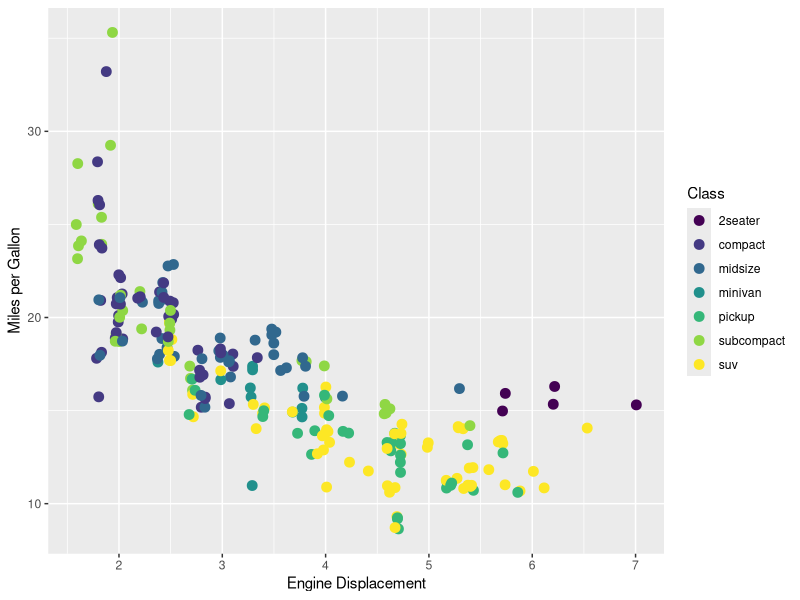
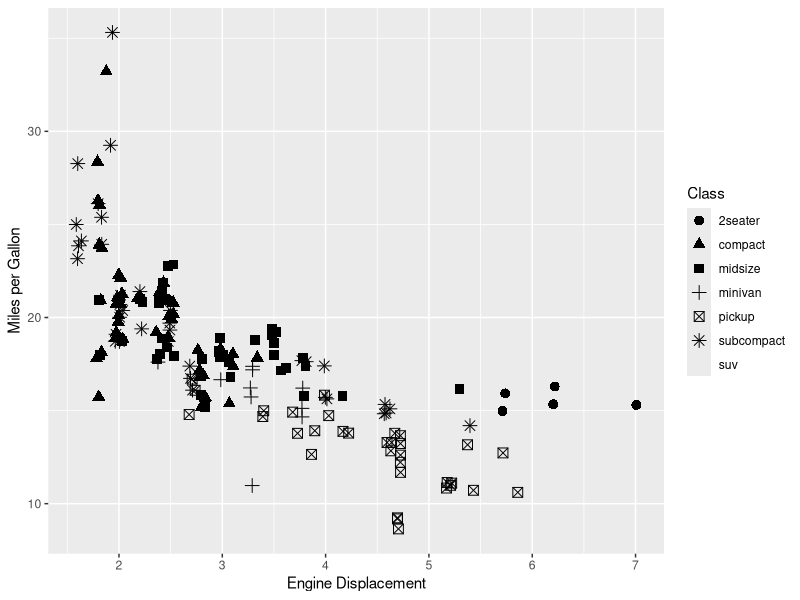
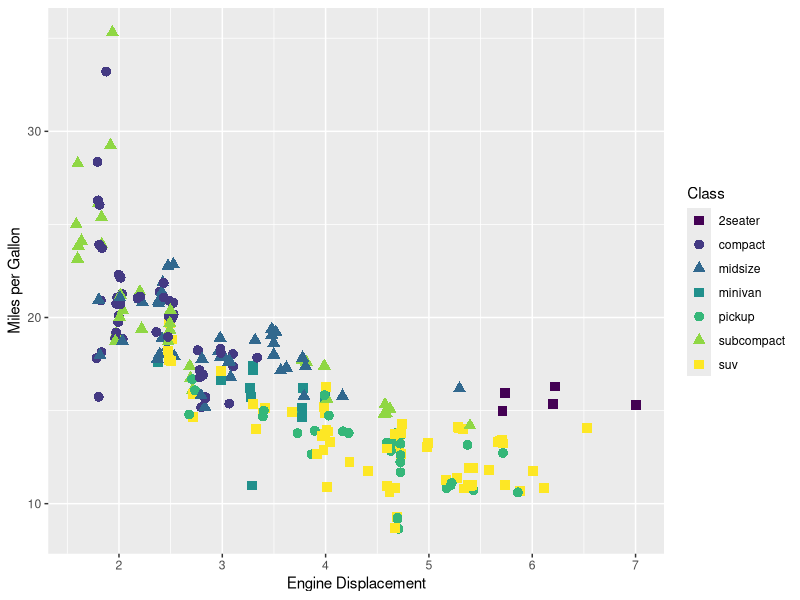
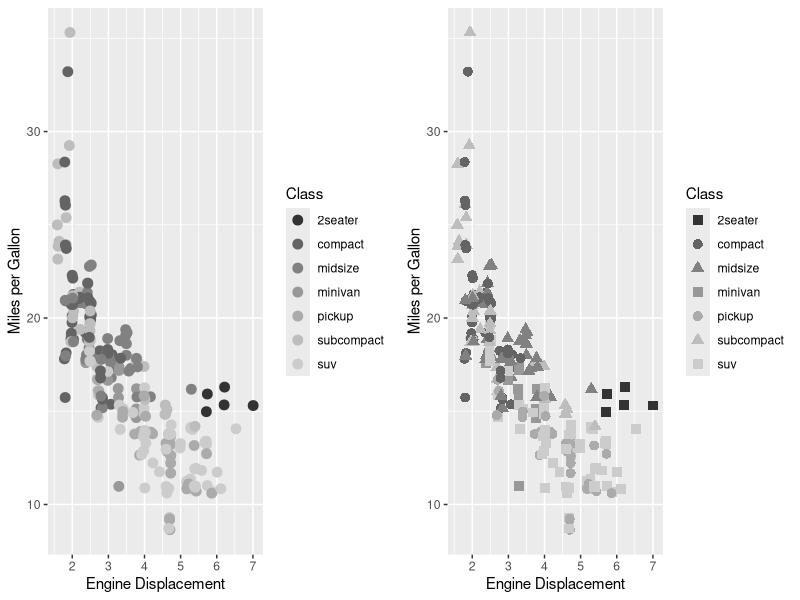
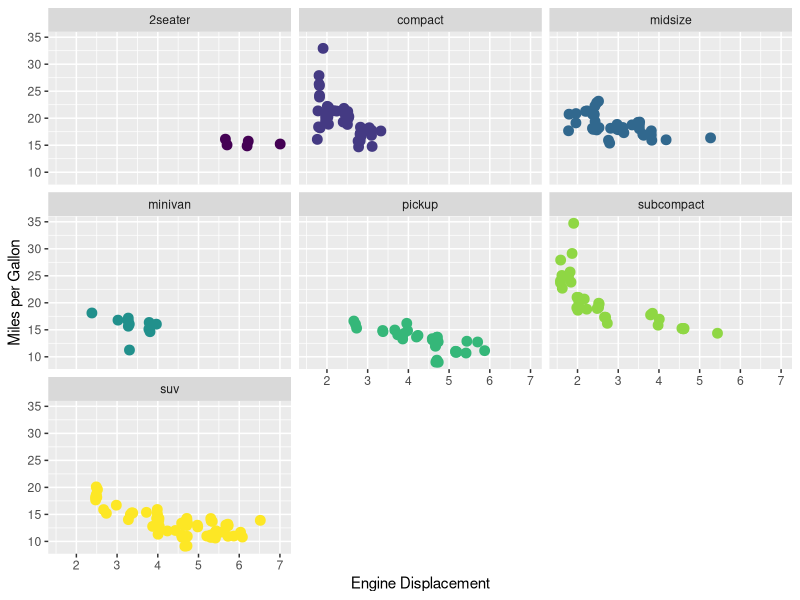

R code for these plots, in order:
## ---- chunk 1
library(ggplot2)

p1 <- ggplot(mpg, aes(x = displ, y = cty)) +
    scale_color_viridis_d() +
    labs(color = "Class", shape = "Class", x = "Engine Displacement",
         y = "Miles per Gallon") +
    theme_gray()

jit <- position_jitter(seed = 123)

p1 + geom_jitter(aes(color = class), size = 3, position = jit)
## ---- chunk 2
p1 + geom_jitter(aes(shape = class), size = 3, position = jit)
## ---- chunk 3
p1 + geom_jitter(aes(shape = class, color = class), size = 3, position = jit) +
    scale_shape_manual(values = rep(15:17, len = 7))
## ---- chunk 4
library(cowplot)

p2 <- p1 + geom_jitter(aes(color = class), size = 3, position = jit) + 
        scale_color_grey()

p3 <- p1 + geom_jitter(aes(shape = class, color = class), size = 3, position = jit) +
    scale_shape_manual(values = rep(15:17, len = 7)) + 
    scale_color_grey()

plot_grid(p2, p3)
## ---- chunk 5
p1 + geom_jitter(aes(color = class), size = 3, show.legend = FALSE) + 
    facet_wrap(~ class)
